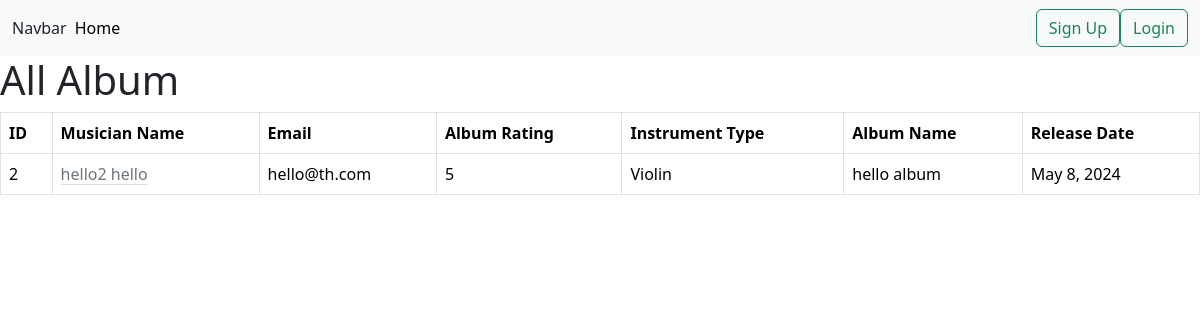
Before: / with the older database file.
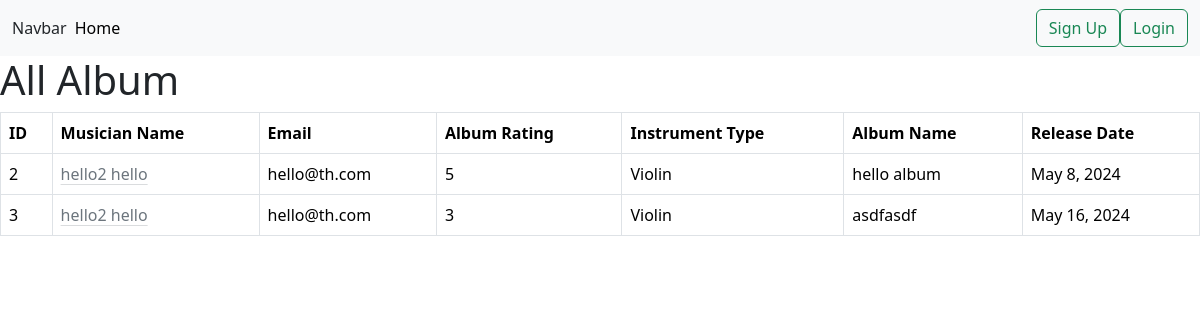
After: the same page with the newer database file.
### albums/models.py (models this page shows, shortened)
class Album(models.Model):
    name = models.CharField(max_length=255)
    musician = models.ForeignKey(Musician, on_delete=models.CASCADE)
    release_date = models.DateField()
    RATING_CHOICES = {
        '1': '1',
        '2': '2',
        '3': '3',
        '4': '4',
        '5': '5',
    }
    rating = models.CharField(choices=RATING_CHOICES, max_length=10)

### musicians/models.py (models this page shows, shortened)
class Musician(models.Model):
    first_name = models.CharField(max_length=50)
    last_name = models.CharField(max_length=50)
    email = models.EmailField()
    phone = models.CharField(max_length=12)
    TYPE_CHOICE = {
        "Guitar": "Guitar",
        "Piano": "Piano",
        "Violin": "Violin"
    }
    instrument_type = models.CharField(choices=TYPE_CHOICE, default=None, blank=False, max_length=10)

### module_19_5_practice/views.py (the view)
# urls.py: path('', views.AllAlbumView.as_view(), name='home')
class AllAlbumView(TemplateView):
    template_name = 'home.html'
    def get_context_data(self, **kwargs):
        context = super().get_context_data(**kwargs)
        albums = Album.objects.all()
        context['albums'] = albums
        return context

### templates/home.html (shortened to what this page needs)
{% extends "base.html" %}
{% block content %}
<h1>
    All Album
</h1>
<table class="table table-bordered">
    <thead>
      <tr>
        <th scope="col">ID</th>
        <th scope="col">Musician Name</th>
        <th scope="col">Email</th>
        <th scope="col">Album Rating</th>
        <th scope="col">Instrument Type</th>
        <th scope="col">Album Name</th>
        <th scope="col">Release Date</th>
      </tr>
    </thead>
    <tbody>
        {% for album in albums %}
        <tr>
            <td>{{album.id}}</td>
            <td> <a class="link-secondary link-offset-2 link-underline-opacity-25 link-underline-opacity-100-hover" href="{% url "edit_musician" album.musician.id %}">
              {{album.musician.first_name}} {{album.musician.last_name}}
            </a></td>
            <td>{{album.musician.email}}</td>
            <td>{{album.rating}}</td>
            <td>{{album.musician.instrument_type}}</td>
            <td>{{album.name}}</td>
            <td>{{album.release_date}}</td>
          </tr>
        {% endfor %}
    </tbody>
  </table>
{% endblock  %}

### templates/base.html (shortened to what this page needs)
<!doctype html>
<html lang="en">
  <head>
    <link href="https://cdn.jsdelivr.net/npm/bootstrap@5.3.3/dist/css/bootstrap.min.css" rel="stylesheet">
  </head>
  <body>
    <nav class="navbar navbar-expand-lg bg-body-tertiary">
        <div class="container-fluid">
          <a class="nav-link active" aria-current="page" href="{% url "home" %}">Navbar</a>
          <div class="collapse navbar-collapse" id="navbarSupportedContent">
            <ul class="navbar-nav me-auto mb-2 mb-lg-0">
              <li class="nav-item">
                <a class="nav-link active" aria-current="page" href="{% url "home" %}">Home</a>
              </li>
            </ul class="flex gap-2">
              {% if user.is_authenticated %}
              <a class="btn btn-outline-success" type="submit" href="{% url "profile" %}">Profile</a>
              <form method="post" action="{% url "logout" %}">
                {% csrf_token %}
                <button type="submit" class="btn btn-outline-success">Logout</button>
              </form>
              {% else %}
              <a class="btn btn-outline-success" type="submit" href="{% url "signup" %}">Sign Up</a>
              <a class="btn btn-outline-success" type="submit" href="{% url "login" %}">Login</a>
              {% endif %}
          </div>
        </div>
      </nav>
      {% block content %}{% endblock  %}
  </body>
</html>

Changed rows visible on the page:
added Album: id "3", musician.first_name "hello2", musician.last_name "hello", musician.email "hello@th.com", rating "3", musician.instrument_type "Violin", name "asdfasdf", release_date "May 16, 2024"
